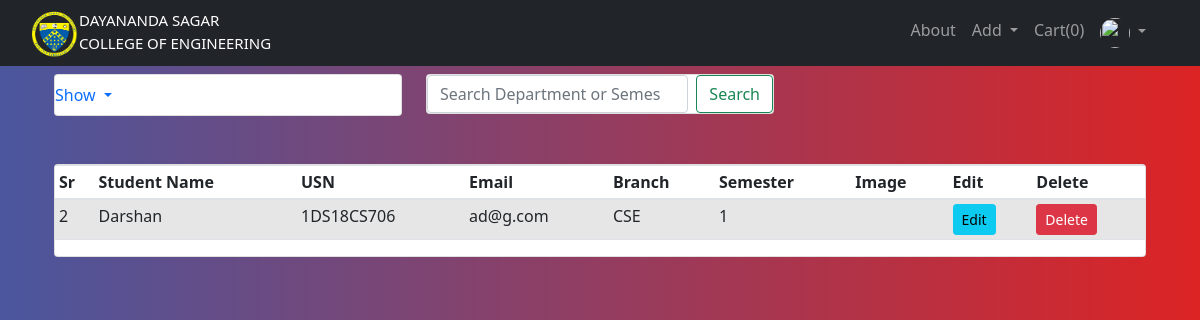
The page /student_list (signed in) on the database as committed earlier.
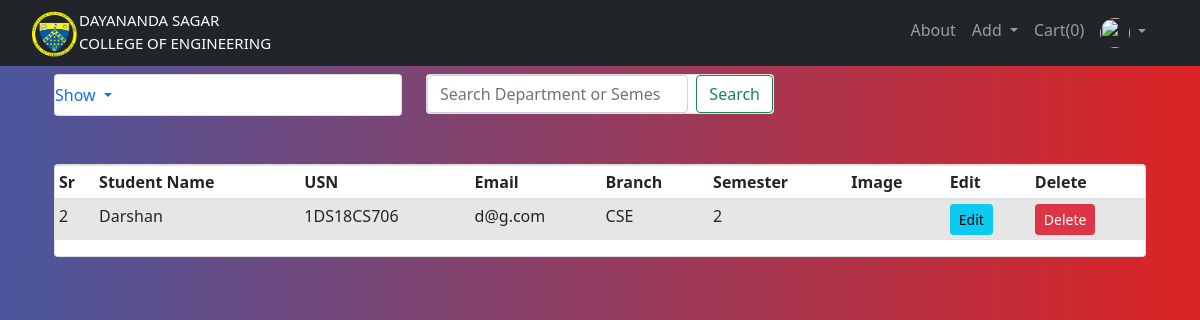
The same page on the database as committed later.
### website/models.py (models this page shows, shortened)
class User(db.Model,UserMixin):
        __tablename__='user'
        id = db.Column(db.Integer, primary_key=True)
        email = db.Column(db.String(150), unique=True)
        password=db.Column(db.String(150))
        first_name=db.Column(db.String(150))
        is_active = db.Column(db.Boolean,default=False)
        urole = db.Column(db.String(80))
        usn = db.Column(db.String(10))
        department_id = db.Column(db.Integer, db.ForeignKey('department.id'),nullable=True)
        department = db.relationship('Department', backref=db.backref('user_departments',lazy=True))
        semester_id = db.Column(db.Integer, db.ForeignKey('semester.id'),nullable=True)
        semester = db.relationship('Semester', backref=db.backref('user_semesters',lazy=True))
        def is_active(self):
                return self.is_active
        def get_urole(self):
                return self.urole

class Department(db.Model):
        id = db.Column(db.Integer, primary_key = True)
        name = db.Column(db.String(30), nullable = False, unique = True)

class Semester(db.Model):
        id = db.Column(db.Integer, primary_key = True)
        name = db.Column(db.String(30), nullable = False, unique = True)

### website/show.py (the view)
@show.route('/student_list')
@login_required
@requires_access_level("admin")
def student_list():
    stu = User.query.all()
    return render_template('users_list.html',students=stu,user=current_user)

### website/views.py (called while the page is built)
def requires_access_level(access_level):
    def decorator(f):
        @wraps(f)
        def decorated_function(*args, **kwargs):
            if not current_user.is_authenticated:
                flash('Login to Access', 'error')
                return redirect(url_for('views.home'))
            if current_user.get_urole()!=access_level:
                logout_user()
                flash('You do not have access to this resource. You have been automatically Logged Out', 'error')
                return redirect(url_for('views.home'))
            return f(*args, **kwargs)
        return decorated_function
    return decorator

### website/templates/users_list.html (shortened to what this page needs)
{% extends "base.html" %} {% block title %}Users List{% endblock %}
{% block content %}
<br>
<br>
<div class="container">
  <div class="row">
      <div class="col-md-4">
          <div class="card mt-100">
              <ul class="navbar-nav me-auto mb-2 mb-lg-0">
              <li class="nav-item dropdown">
                  <a class="nav-link dropdown-toggle" href="#" id="navbarDropdown" role="button" data-bs-toggle="dropdown" aria-expanded="false">
                    Show
                  </a>
                </li>
              </ul>
          </div>
      </div>
      <div class="col-md-4">
        <div class="card mt-100">
          <form class="d-flex">
            <input class="form-control me-2" type="search" placeholder="Search Department or Semester" aria-label="Search">
            <button class="btn btn-outline-success" type="submit">Search</button>
          </form>
        </div>
    </div>
  </div>
  </div>
  <br/>
<br/>
<div class="container">
  <div class="card">
  <table class="table table-sm table-condensed table-striped">
    <thead>
      <th>Sr</th>
      <th>Student Name</th>
      <th>USN</th>
      <th>Email</th>
      <th>Branch</th>
      <th>Semester</th>
      <th>Image</th>
      <th>Edit</th>
      <th>Delete</th>
    </thead>
    <tbody>
      {% for user in students %}
      {% if user.urole=='student' %}
      <tr>
        <td>{{loop.index}}</td>
        <td>{{user.first_name}}</td>
        <td>{{user.usn}}</td>
        <td>{{user.email}}</td>
        <td>{{user.department.name}}</td>
        <td>{{user.semester.name}}</td>
        <td></td>
        <td><a href="#" class="btn btn-info btn-sm">Edit </a></td>
        <td>
        <button type="button" class="btn btn-danger btn-sm" data-toggle="modal" data-target="#">
        Delete
        </button>
        </td>
      </tr>
{% endif %}
{% endfor %}
{% endblock %}

### website/templates/base.html (shortened to what this page needs)
<!DOCTYPE html>
<html>
    <head>
        <link
      rel="stylesheet"
      href="https://stackpath.bootstrapcdn.com/bootstrap/4.4.1/css/bootstrap.min.css"
    />
    <link
      rel="stylesheet"
      href="https://stackpath.bootstrapcdn.com/font-awesome/4.7.0/css/font-awesome.min.css"
    />
    <link href="https://cdn.jsdelivr.net/npm/bootstrap@5.1.3/dist/css/bootstrap.min.css" rel="stylesheet">
    <link href="https://cdn.jsdelivr.net/npm/bootstrap@5.1.3/dist/css/bootstrap.min.css" rel="stylesheet">
    <link rel="stylesheet" type="text/css" href="{{url_for('static',filename='style.css')}}">
  </head>
    <body class="bg-nav">
        <nav class="navbar navbar-expand-lg navbar-dark bg-dark">
            <div class="container-fluid">
              {% if user.is_authenticated %}
              {% if user.get_urole()=="admin" %}
              <a href="/admin_home">
              {% elif user.get_urole()=="student" %}
              <a href="/student_home">
              {% elif user.get_urole()=="teacher" %}
              <a href="/teacher_home">
              {% endif %}
              {% else %}
              <a href="/home">
              {% endif %}
              <div style="float: left;">
                <img src="static/DNS logo.png" class="img-responsive" width="50px">
              </div>
              <div style="float:left;padding: 1px 1px 0; color: aliceblue;font-size: 15px; color: white;">DAYANANDA SAGAR<br>
                <em style="font-style: normal;color: aliceblue ; color: white;">COLLEGE OF ENGINEERING</em>
              </div>
              </a>
              <div class="d-flex justify-content-end" id="navbarSupportedContent">
                <ul class="navbar-nav me-auto mb-2 mb-lg-0">
                  <li class="nav-item">
                    <a class="nav-link" aria-current="page" href="/aboutUs">About</a>
                  </li>
                  {% if user.is_authenticated %}
                  {% if user.get_urole()=="admin" %}
                  <li class="nav-item dropdown">
                    <a class="nav-link dropdown-toggle" href="#" id="navbarDropdown" role="button" data-bs-toggle="dropdown" aria-expanded="false">
                      Add
                    </a>
                  </li>
                  {% endif %}
                  <li class="nav-item">
                    <a class="nav-link" href="{{url_for('cart.getCart')}}">Cart({{session['Shoppingcart']|length}})</a>
                  </li>
                  <ul class="navbar-nav">
                    <li class="nav-item dropdown">
                    <a class="nav-link dropdown-toggle" href="#" id="navbarDropdownMenuLink" role="button" data-toggle="dropdown" aria-haspopup="true" aria-expanded="false">
                      <img src="https://s3.eu-central-1.amazonaws.com/bootstrapbaymisc/blog/24_days_bootstrap/fox.jpg" width="30" height="30" class="rounded-circle">
                    </a>
                  </li>
                </ul>
                <li>
                </li>
                  {% endif %}
                </ul>
              </div>
            </div>
          </nav>
          <div class="container">
              {% block content %}
              {% endblock %}
          </div>
    </body>
</html>

### website/static/style.css (style rules this page uses)
.bg-nav { background: #DC2424; background: -webkit-linear-gradient(to right, #4A569D, #DC2424); background: linear-gradient(to right, #4A569D, #DC2424); }
.mt-100 { margin-top: -40px; }

Rows that differ between the two databases and show on the page:
changed User "Darshan": email "ad@g.com" → "d@g.com"; semester.name "1" → "2"
